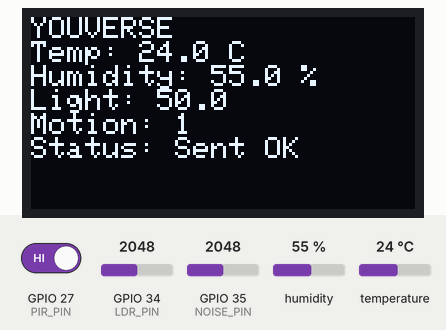
Bench run of a sketch on a simulated ESP32. Parts: 128×64 one-colour display. The test bench sets the inputs (shaded band); at power-on: humidity 55 %, GPIO 34 (LDR_PIN) = 2048, GPIO 27 (PIR_PIN) HIGH, temperature 24 °C, GPIO 35 (NOISE_PIN) = 2048. WiFi joins after 1.5 s; servers stay silent unless stated; uploads are accepted with an empty reply; the local clock reads 2024-03-15 10:24:30 at power-on unless the sketch sets it; random numbers use the default seed unless the sketch sets one; what the sketch prints to the serial monitor is not drawn.

Above: at 4.2 s.
4.3 s: humidity set to 22 %
At 8.47 s:
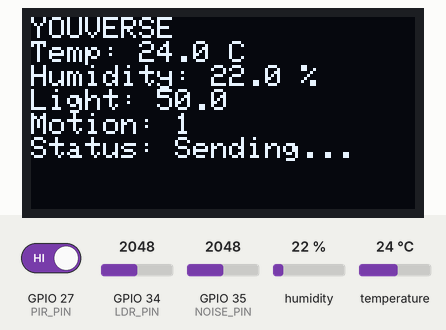
10.2 s: GPIO 34 (LDR_PIN) set to 2866
At 14.8 s:
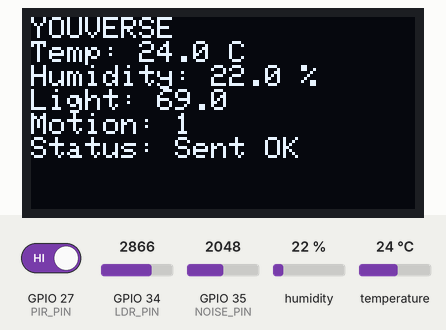
16.1 s: GPIO 27 (PIR_PIN) driven LOW
At 19.9 s:
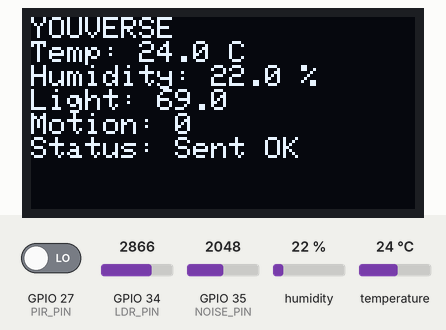
22.0 s: temperature set to 12 °C
At 25.0 s:
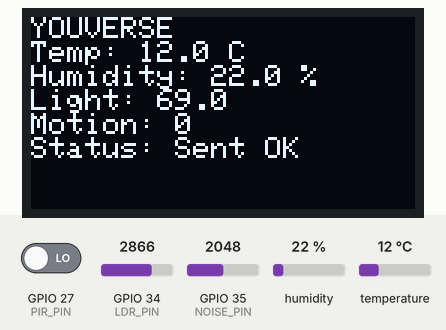
27.9 s: GPIO 34 (LDR_PIN) set to 3972
At 30.1 s:
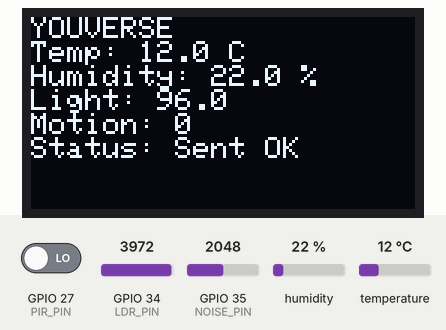
33.8 s: GPIO 27 (PIR_PIN) driven HIGH
At 35.2 s:
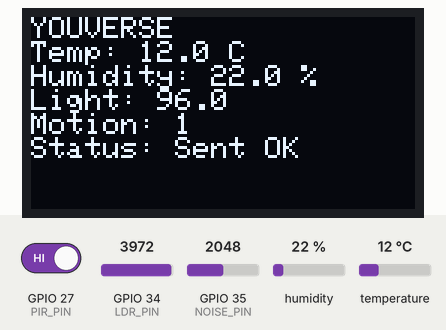
Timing chart, 0 to 36.8 s (numbered marks = the images above; inputs shaded):
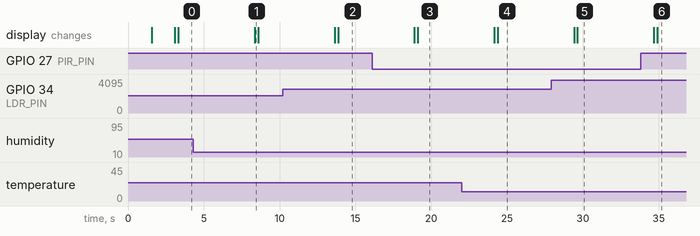

The sketch:

firmware.ino
```cpp
// ============================================
// Youverse - ESP32 Firmware
// Reads environmental sensors, displays live
// readings on OLED, and sends data to backend
// ============================================

#include <DHT.h>
#include <WiFi.h>
#include <time.h>
#include <HTTPClient.h>
#include <WiFiClientSecure.h>
#include <Wire.h>
#include <Adafruit_GFX.h>
#include <Adafruit_SSD1306.h>


#define LDR_PIN 34
#define DHT_PIN 4
#define PIR_PIN 27
#define NOISE_PIN 35
#define DHT_TYPE DHT22
#define SCREEN_WIDTH 128
#define SCREEN_HEIGHT 64
#define OLED_RESET -1

DHT dht(DHT_PIN, DHT_TYPE);
Adafruit_SSD1306 display(SCREEN_WIDTH, SCREEN_HEIGHT, &Wire, OLED_RESET);

const char* ssid = "Wokwi-GUEST";
const char* password = "";

const char* serverUrl = "https://youverse-stag-3.up.railway.app/api/sensors/ingest";

// ---- NTP settings for real-time timestamp ----
const char* ntpServer = "pool.ntp.org";
const long gmtOffset_sec =0;
const int daylightOffset_sec =0;

void connectWiFi() {
  Serial.print("Connicting to WiFi");
  WiFi.begin(ssid, password);
  while (WiFi.status() != WL_CONNECTED) {
    delay(500);
    Serial.print(".");
  }
  Serial.println("\nWiFi connected, IP: " + WiFi.localIP().toString());
}

// Syncs device time with an NTP server so timestamps are accurate
void setupTime() {
  configTime(gmtOffset_sec, daylightOffset_sec, ntpServer);
  Serial.print("Waiting for NTP time sync");
  struct tm timeinfo;
  int retries =0;
  while (!getLocalTime(&timeinfo) && retries < 10 ) {
    delay(500);
    retries++;
  }
  if (retries < 10) {
    Serial.print("Time synced");
  } else {
    Serial.println("Time synce faild, will use fallback timestamp");
  }
}

String getISOTimestamp() {
  struct tm timeinfo;
  if (!getLocalTime(&timeinfo)) {
    return "1970-01-01T00:00:00Z";
  }
  char buf[25];
  strftime(buf, sizeof(buf), "%Y-%m-%dT%H:%M:%SZ", &timeinfo);
  return String(buf);
}

// Sends the sensor JSON payload to the backend via HTTPS POST
// Retries up to 3 times with a 1s delay between attempts on failure
void sendSensorData(String jsonPayload) {
  if (WiFi.status() != WL_CONNECTED) {
    Serial.println("WiFi not connected, skipping send");
    return;
  }

  int attempts = 0;
  int httpCode = -1;

  while (attempts < 3 && httpCode <= 0) {
    Serial.println("starting HTTP request...");

    WiFiClientSecure client;
    client.setInsecure();
    client.setTimeout(15000);

    HTTPClient http;
    http.setTimeout(15000);
    http.begin(client, serverUrl);
    http.addHeader("Content-Type", "application/json");

    Serial.println("sending POST...");

    httpCode = http.POST(jsonPayload);

    Serial.println("POST returned");

    if (httpCode > 0) {
      Serial.printf("POST status: %d\n", httpCode);
      Serial.println(http.getString());
    } else {
      Serial.printf("POST failed, attempt %d, error: %s\n", attempts+1, http.errorToString(httpCode).c_str());
      attempts++;
      delay(1000);
    }
    http.end();
  }
}

void setup () {
  Serial.begin (115200);
  delay (1500);

  pinMode (PIR_PIN, INPUT);
  dht.begin();

  if (!display.begin(SSD1306_SWITCHCAPVCC, 0x3C)) {
  Serial.println("OLED init failed");
} else {
  display.clearDisplay();
  display.setTextSize(1);
  display.setTextColor(SSD1306_WHITE);
  display.setCursor(0, 0);
  display.println("Youverse Starting...");
  display.display();
}

  Serial.println ("Youverse - firmware started");

  connectWiFi();
  setupTime();
}

// Draws the current sensor readings + send status on the OLED screen
// sent=false shown before the HTTP request, sent=true shown after success
void updateDisplay(float temp, float hum, float light, int motion, float noise, bool sent) {
  display.clearDisplay();
  display.setCursor(0, 0);
  display.println("YOUVERSE");
  display.print("Temp: "); display.print(temp, 1); display.println(" C");
  display.print("Humidity: "); display.print(hum, 1); display.println(" %");
  display.print("Light: "); display.println(light, 1);
  display.print("Motion: "); display.println(motion);
  display.print("Status: "); display.println(sent ? "Sent OK" : "Sending...");
  display.display();
}

void loop () {
  float temperature = dht.readTemperature();
  float humidity = dht.readHumidity();
  int lightRaw = analogRead(LDR_PIN);
  int motion = digitalRead(PIR_PIN);
  int noiseRaw = analogRead(NOISE_PIN);

  float light = map(lightRaw, 0, 4095, 0, 100);
  float noise = map(noiseRaw, 0, 4095, 0, 100);

  if (isnan(temperature)|| isnan(humidity)) {
    temperature=24.0+(random(0, 30) / 10.0);
    humidity=45.0+(random(0, 40) / 10.0);

    if (light < 5) light = 40 + random(0, 35);
    if (noise < 5) noise = 20 + random(0, 40);
    if (motion == 0 && random(0, 10) > 7) motion = 1;
  }

  String timestamp = getISOTimestamp();


  String payload = "{";
  payload += "\"device_id\":\"esp32-sim-001\",";
  payload += "\"timestamp\":\"" + timestamp + "\",";
  payload += "\"light\":" + String(light, 1) + ",";
  payload += "\"temperature\":" + String(temperature, 1) + ",";
  payload += "\"humidity\":" + String(humidity, 1) + ",";
  payload += "\"motion\":" + String(motion) + ",";
  payload += "\"noise\":" + String(noise, 1);
  payload += "}";

  Serial.println(payload);

updateDisplay(temperature, humidity, light, motion, noise, false);
sendSensorData(payload);
updateDisplay(temperature, humidity, light, motion, noise, true);

delay(5000);
}
```
